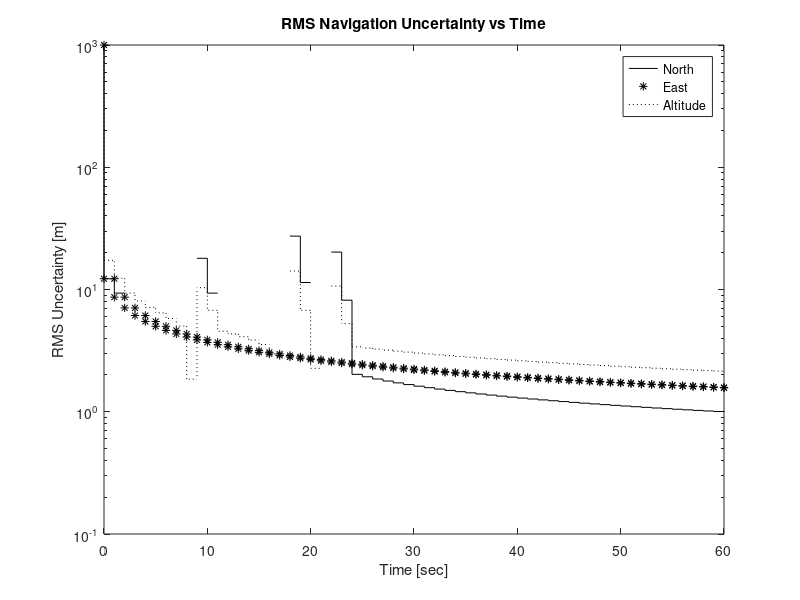
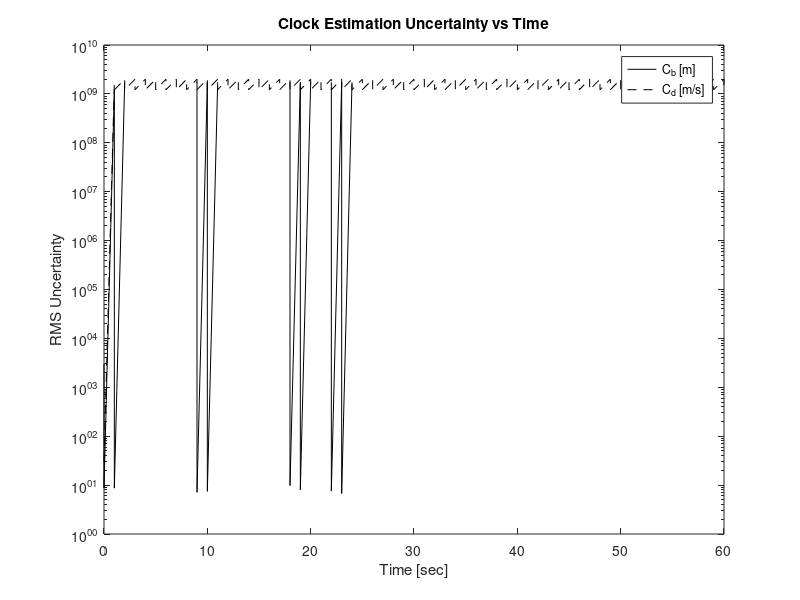

Here is the MATLAB script that generated these plots, in order:
%
% Grewal & Andrews,
% Kalman Filtering: Theory and Practice Using MATLAB, 4th Edition
% Wiley, 2014
%
%
% Influence of clock stability
%
% Requests RMS clock stability over 1-second interval
% Simulates 10 minutes of filtering with that geometry.
% Plots histories of RMS position and clock uncertainties
%
% Assumes 15 meter RMS pseudorange error
% Assumes "good" satellite geometry
%
close all,
clear all,
%
Dt          = 1;  % Discrete time-step
%
P0          = zeros(5);
P0(1,1)     = 1e6;
P0(2,2)     = 1e6;
P0(3,3)     = 1e6;
P0(4,4)     = 9e6;
P0(5,5)     = 9e2; % Initial covariance of state estimation uncertainty
%
Phi = zeros(5);
Phi(1,1)    = 1;
Phi(2,2)    = 1;
Phi(3,3)    = 1;
Phi(4,4)    = 1;
Phi(4,5)    = Dt;
Phi(5,5)    = 1; % State transition matrix
%
% Dynamic disturbance noise covariance for sigma_f/f = 1
%
Q1          = zeros(5);
Q1(4,4)     = 6e16;
Q1(4,5)     = 5e16;
Q1(5,4)     = Q1(4,5);
Q1(5,5)     = 10e16; 
%
R           = 225*eye(4); % Covariance of measurement noise
r           = 225;        % Diagonal term for serial processing
%
% Four satellites with good geometry
%
Elev(1)     = 0;
Azim(1)     = 0;
Elev(2)     = 0;
Azim(2)     = 120;
Elev(3)     = 0;
Azim(3)     = 240;
Elev(4)     = 90;
Azim(4)     = 0;
H           = zeros(4,5);
H(1,4)      = 1;
H(2,4)      = 1;
H(3,4)      = 1;
H(4,4)      = 1;
phi1        = Elev(1)*pi/180;
sphi1       = sin(phi1);
cphi1       = cos(phi1);
H(1,3)      = sphi1;
theta1      = Azim(1)*pi/180;
stheta1     = sin(theta1);
ctheta1     = cos(theta1);
H(1,1)      = -ctheta1*cphi1;
H(1,2)      = -stheta1*cphi1;
phi2        = Elev(2)*pi/180;
sphi2       = sin(phi2);
cphi2       = cos(phi2);
H(2,3)      = sphi2;
theta2      = Azim(2)*pi/180;
stheta2     = sin(theta2);
ctheta2     = cos(theta2);
H(2,1)      = -ctheta2*cphi2;
H(2,2)      = -stheta2*cphi2;
phi3        = Elev(3)*pi/180;
sphi3       = sin(phi3);
cphi3       = cos(phi3);
H(3,3)      = sphi3;
theta3      = Azim(3)*pi/180;
stheta3     = sin(theta3);
ctheta3     = cos(theta3);
H(3,1)      = -ctheta3*cphi3;
H(3,2)      = -stheta3*cphi3;
phi4        = Elev(4)*pi/180;
sphi4       = sin(phi4);
cphi4       = cos(phi4);
H(4,3)      = sphi4;
theta4      = Azim(4)*pi/180;
stheta4     = sin(theta4);
ctheta4     = cos(theta4);
H(4,1)      = -ctheta4*cphi4;
H(4,2)      = -stheta4*cphi4;
RMSclockSt  = input('RMS relative clock stability in part/part for 1 second >');
Q           = RMSclockSt^2*Q1;    
    NoErr       = [P0(1,1)];
    EaErr       = [P0(2,2)];
    DoErr       = [P0(3,3)];
    CbErr       = [P0(4,4)];
    CdErr       = [P0(5,5)];
    t           = [0];
    P        = P0;
    for j=1:4,
        h   = H(j,:);
        PHT = P*h';
        K   = PHT/(h*PHT+r);
        P   = P - K*PHT';
    end;
    P   = (P+P')/2;
    NoErr       = [NoErr,P(1,1)];
    EaErr       = [EaErr,P(2,2)];
    DoErr       = [DoErr,P(3,3)];
    CbErr       = [CbErr,P(4,4)];
    CdErr       = [CdErr,P(5,5)];
    t           = [t,0];
    %
    for k=1:60, % one minute of filtering
        P   = Phi*P*Phi'+Q;
        NoErr       = [NoErr,P(1,1)];
        EaErr       = [EaErr,P(2,2)];
        DoErr       = [DoErr,P(3,3)];
        CbErr       = [CbErr,P(4,4)];
        CdErr       = [CdErr,P(5,5)];
        t           = [t,k];
        for j=1:4,
            h   = H(j,:);
            PHT = P*h';
            K   = PHT/(h*PHT+r);
            P   = P - K*PHT';
        end;
        P   = (P+P')/2;
        NoErr   = [NoErr,P(1,1)];
        EaErr   = [EaErr,P(2,2)];
        DoErr   = [DoErr,P(3,3)];
        CbErr   = [CbErr,P(4,4)];
        CdErr   = [CdErr,P(5,5)];
        t       = [t,k];
    end;
figure;
semilogy(t,sqrt(NoErr),'k-',t,sqrt(EaErr),'k*',t,sqrt(DoErr),'k:');
title('RMS Navigation Uncertainty vs Time');
xlabel('Time [sec]');
ylabel('RMS Uncertainty [m]');
legend('North','East','Altitude');
%
figure;
semilogy(t,sqrt(CbErr),'k-',t,sqrt(CdErr),'k--');
title('Clock Estimation Uncertainty vs Time');
xlabel('Time [sec]');
ylabel('RMS Uncertainty');
legend('C_b [m]','C_d [m/s]');
%
RMSclockDrift = sqrt(P(5,5)),
RMSclockStab = RMSclockSt,